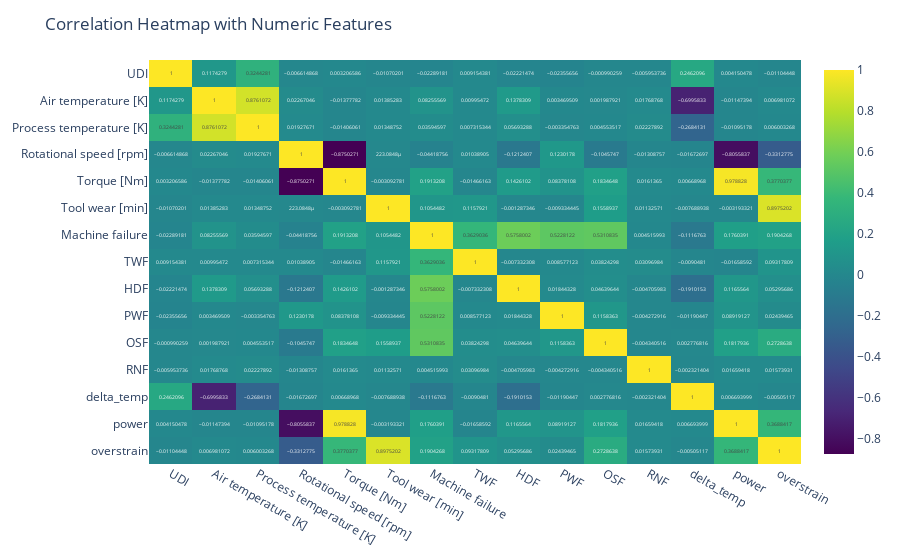
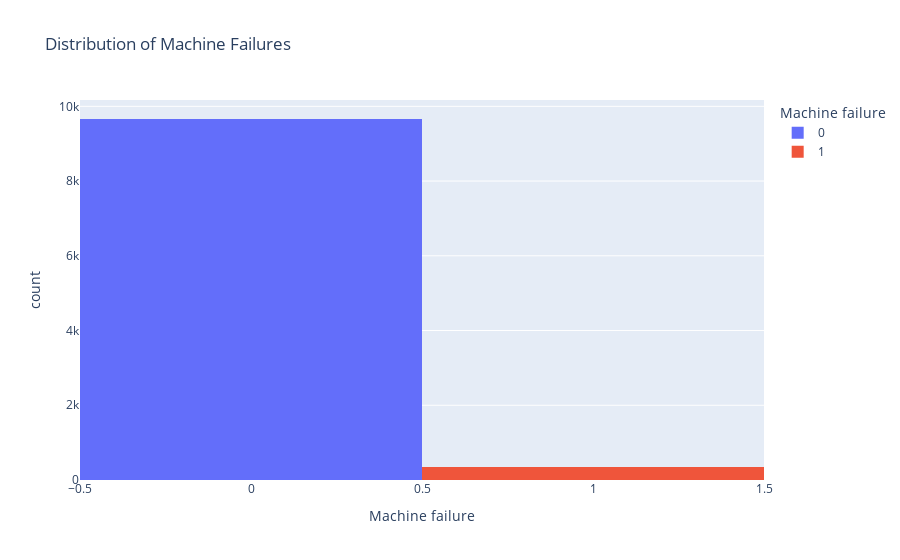
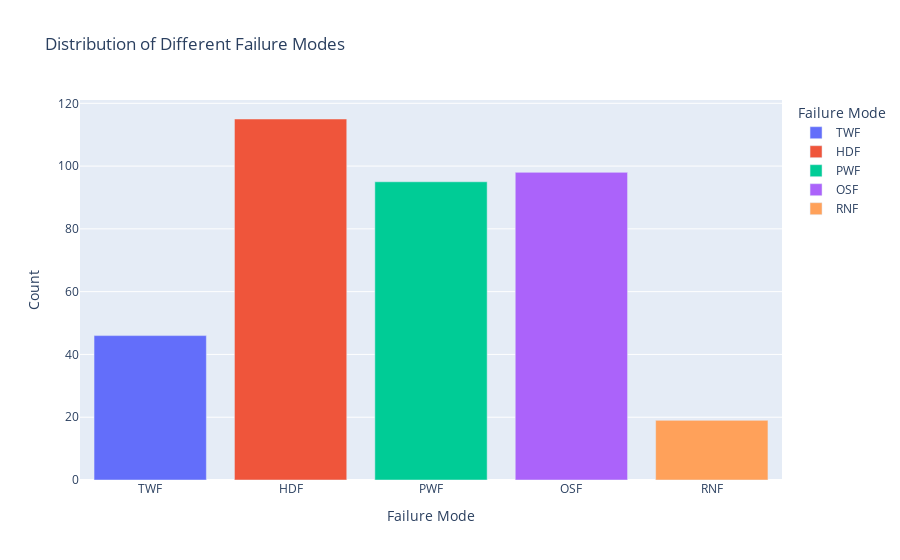
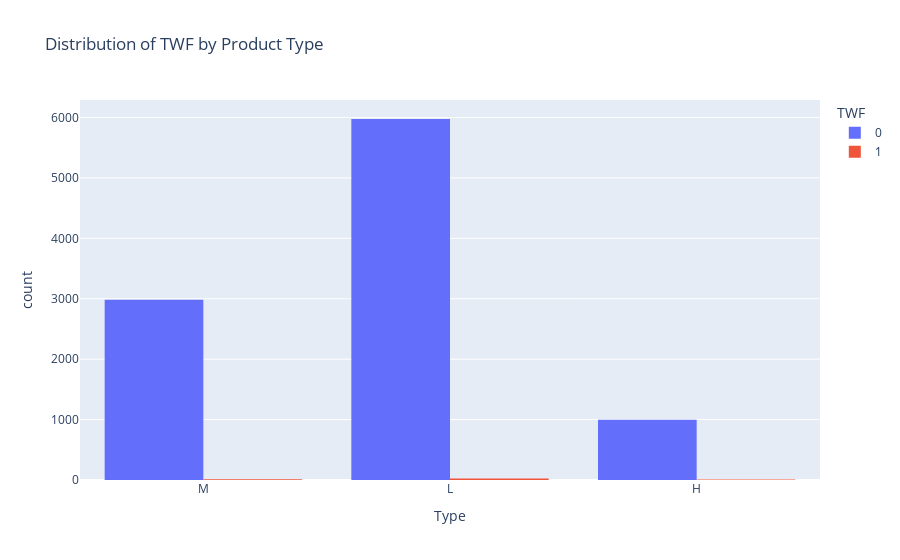

Write notebook code for charts like these, in order.
### Code cell
import pandas as pd
import plotly.express as px
import plotly.graph_objs as go
import numpy as np

# Load the processed data
df = pd.read_csv('../data/processed/processed_data.csv')

# Feature Engineering (already done in preprocessing, but here for completeness)
df['delta_temp'] = df['Process temperature [K]'] - df['Air temperature [K]']
df['power'] = df['Torque [Nm]'] * df['Rotational speed [rpm]'] * (2 * np.pi / 60)
df['overstrain'] = df['Tool wear [min]'] * df['Torque [Nm]']

# Basic stats
print(df.describe())

# Correlation heatmap including new features
numeric_cols = df.select_dtypes(include=np.number)  # Select only numeric columns for correlation
correlation_matrix = numeric_cols.corr()

# Plotly heatmap
fig = px.imshow(correlation_matrix, text_auto=True, aspect="auto", color_continuous_scale='Viridis')
fig.update_layout(title="Correlation Heatmap with Numeric Features")
fig.show()

# Distribution of machine failures
fig = px.histogram(df, x='Machine failure', title="Distribution of Machine Failures", color='Machine failure')
fig.show()

# Distribution of different failure modes
failure_modes = ['TWF', 'HDF', 'PWF', 'OSF', 'RNF']
failure_sum = df[failure_modes].sum().reset_index()
failure_sum.columns = ['Failure Mode', 'Count']

fig = px.bar(failure_sum, x='Failure Mode', y='Count', title="Distribution of Different Failure Modes", color='Failure Mode')
fig.show()

# Failure mode by product type
for mode in failure_modes:
    fig = px.histogram(df, x='Type', color=mode, barmode='group',
                       title=f"Distribution of {mode} by Product Type")
    fig.show()

# Pairplot with engineered features
fig = px.scatter_matrix(df, dimensions=['delta_temp', 'power', 'overstrain'], color='Machine failure', title="Pairplot of Engineered Features")
fig.show()

# Exploring HDF conditions
hdf_conditions = df[(df['delta_temp'] < 8.6) & (df['Rotational speed [rpm]'] < 1380)]
print("HDF Conditions Data Points:", hdf_conditions.shape[0])
print(hdf_conditions.describe())

fig = px.histogram(hdf_conditions, x='Machine failure', title="Machine Failures under HDF Conditions", color='Machine failure')
fig.show()

# Exploring PWF conditions
pwf_conditions = df[(df['power'] < 3500) | (df['power'] > 9000)]
print("PWF Conditions Data Points:", pwf_conditions.shape[0])
print(pwf_conditions.describe())

fig = px.histogram(pwf_conditions, x='Machine failure', title="Machine Failures under PWF Conditions", color='Machine failure')
fig.show()

# Exploring OSF conditions
osf_conditions_L = df[(df['Type'] == 'L') & (df['overstrain'] > 11000)]
osf_conditions_M = df[(df['Type'] == 'M') & (df['overstrain'] > 12000)]
osf_conditions_H = df[(df['Type'] == 'H') & (df['overstrain'] > 13000)]

print("OSF Conditions Data Points (L):", osf_conditions_L.shape[0])
print("OSF Conditions Data Points (M):", osf_conditions_M.shape[0])
print("OSF Conditions Data Points (H):", osf_conditions_H.shape[0])

fig = go.Figure()

fig.add_trace(go.Histogram(x=osf_conditions_L['Machine failure'], name="L Type OSF", marker_color='blue'))
fig.add_trace(go.Histogram(x=osf_conditions_M['Machine failure'], name="M Type OSF", marker_color='orange'))
fig.add_trace(go.Histogram(x=osf_conditions_H['Machine failure'], name="H Type OSF", marker_color='green'))

fig.update_layout(title="Machine Failures under OSF Conditions by Product Type",
                  xaxis_title="Machine Failure",
                  yaxis_title="Count",
                  barmode='overlay')

fig.show()

### Figure 1 — Plotly figure (JSON) as saved in the notebook; plotly's stock layout.template omitted (floating-point values rounded to 4 significant figures; data arrays with more than 128 entries replaced by an {"elided": "..."} marker saying what was removed)
{"data": [{"coloraxis": "coloraxis", "hovertemplate": "x: %{x}<br>y: %{y}<br>color: %{z}<extra></extra>", "name": "0", "texttemplate": "%{z}", "type": "heatmap", "x": ["UDI", "Air temperature [K]", "Process temperature [K]", "Rotational speed [rpm]", "Torque [Nm]", "Tool wear [min]", "Machine failure", "TWF", "HDF", "PWF", "OSF", "RNF", "delta_temp", "power", "overstrain"], "xaxis": "x", "y": ["UDI", "Air temperature [K]", "Process temperature [K]", "Rotational speed [rpm]", "Torque [Nm]", "Tool wear [min]", "Machine failure", "TWF", "HDF", "PWF", "OSF", "RNF", "delta_temp", "power", "overstrain"], "yaxis": "y", "z": {"elided": "15x15 float values"}}], "layout": {"coloraxis": {"colorscale": [[0, "#440154"], [0.1111, "#482878"], [0.2222, "#3e4989"], [0.3333, "#31688e"], [0.4444, "#26828e"], [0.5556, "#1f9e89"], [0.6667, "#35b779"], [0.7778, "#6ece58"], [0.8889, "#b5de2b"], [1, "#fde725"]]}, "margin": {"t": 60}, "title": {"text": "Correlation Heatmap with Numeric Features"}, "xaxis": {"anchor": "y", "domain": [0, 1]}, "yaxis": {"anchor": "x", "autorange": "reversed", "domain": [0, 1]}}}

### Figure 2 — Plotly figure (JSON) as saved in the notebook; plotly's stock layout.template omitted (floating-point values rounded to 4 significant figures; data arrays with more than 128 entries replaced by an {"elided": "..."} marker saying what was removed)
{"data": [{"alignmentgroup": "True", "bingroup": "x", "hovertemplate": "Machine failure=%{x}<br>count=%{y}<extra></extra>", "legendgroup": "0", "marker": {"color": "#636efa", "pattern": {"shape": ""}}, "name": "0", "offsetgroup": "0", "orientation": "v", "showlegend": true, "type": "histogram", "x": {"elided": "9661 int values"}, "xaxis": "x", "yaxis": "y"}, {"alignmentgroup": "True", "bingroup": "x", "hovertemplate": "Machine failure=%{x}<br>count=%{y}<extra></extra>", "legendgroup": "1", "marker": {"color": "#EF553B", "pattern": {"shape": ""}}, "name": "1", "offsetgroup": "1", "orientation": "v", "showlegend": true, "type": "histogram", "x": {"elided": "339 int values"}, "xaxis": "x", "yaxis": "y"}], "layout": {"barmode": "relative", "legend": {"title": {"text": "Machine failure"}, "tracegroupgap": 0}, "title": {"text": "Distribution of Machine Failures"}, "xaxis": {"anchor": "y", "categoryarray": [0, 1], "categoryorder": "array", "domain": [0, 1], "title": {"text": "Machine failure"}}, "yaxis": {"anchor": "x", "domain": [0, 1], "title": {"text": "count"}}}}

### Figure 3 — Plotly figure (JSON) as saved in the notebook; plotly's stock layout.template omitted (floating-point values rounded to 4 significant figures)
{"data": [{"alignmentgroup": "True", "hovertemplate": "Failure Mode=%{x}<br>Count=%{y}<extra></extra>", "legendgroup": "TWF", "marker": {"color": "#636efa", "pattern": {"shape": ""}}, "name": "TWF", "offsetgroup": "TWF", "orientation": "v", "showlegend": true, "textposition": "auto", "type": "bar", "x": ["TWF"], "xaxis": "x", "y": [46], "yaxis": "y"}, {"alignmentgroup": "True", "hovertemplate": "Failure Mode=%{x}<br>Count=%{y}<extra></extra>", "legendgroup": "HDF", "marker": {"color": "#EF553B", "pattern": {"shape": ""}}, "name": "HDF", "offsetgroup": "HDF", "orientation": "v", "showlegend": true, "textposition": "auto", "type": "bar", "x": ["HDF"], "xaxis": "x", "y": [115], "yaxis": "y"}, {"alignmentgroup": "True", "hovertemplate": "Failure Mode=%{x}<br>Count=%{y}<extra></extra>", "legendgroup": "PWF", "marker": {"color": "#00cc96", "pattern": {"shape": ""}}, "name": "PWF", "offsetgroup": "PWF", "orientation": "v", "showlegend": true, "textposition": "auto", "type": "bar", "x": ["PWF"], "xaxis": "x", "y": [95], "yaxis": "y"}, {"alignmentgroup": "True", "hovertemplate": "Failure Mode=%{x}<br>Count=%{y}<extra></extra>", "legendgroup": "OSF", "marker": {"color": "#ab63fa", "pattern": {"shape": ""}}, "name": "OSF", "offsetgroup": "OSF", "orientation": "v", "showlegend": true, "textposition": "auto", "type": "bar", "x": ["OSF"], "xaxis": "x", "y": [98], "yaxis": "y"}, {"alignmentgroup": "True", "hovertemplate": "Failure Mode=%{x}<br>Count=%{y}<extra></extra>", "legendgroup": "RNF", "marker": {"color": "#FFA15A", "pattern": {"shape": ""}}, "name": "RNF", "offsetgroup": "RNF", "orientation": "v", "showlegend": true, "textposition": "auto", "type": "bar", "x": ["RNF"], "xaxis": "x", "y": [19], "yaxis": "y"}], "layout": {"barmode": "relative", "legend": {"title": {"text": "Failure Mode"}, "tracegroupgap": 0}, "title": {"text": "Distribution of Different Failure Modes"}, "xaxis": {"anchor": "y", "categoryarray": ["TWF", "HDF", "PWF", "OSF", "RNF"], "categoryorder": "array", "domain": [0, 1], "title": {"text": "Failure Mode"}}, "yaxis": {"anchor": "x", "domain": [0, 1], "title": {"text": "Count"}}}}

### Figure 4 — Plotly figure (JSON) as saved in the notebook; plotly's stock layout.template omitted (floating-point values rounded to 4 significant figures; data arrays with more than 128 entries replaced by an {"elided": "..."} marker saying what was removed)
{"data": [{"alignmentgroup": "True", "bingroup": "x", "hovertemplate": "TWF=0<br>Type=%{x}<br>count=%{y}<extra></extra>", "legendgroup": "0", "marker": {"color": "#636efa", "pattern": {"shape": ""}}, "name": "0", "offsetgroup": "0", "orientation": "v", "showlegend": true, "type": "histogram", "x": {"elided": "9954 str values"}, "xaxis": "x", "yaxis": "y"}, {"alignmentgroup": "True", "bingroup": "x", "hovertemplate": "TWF=1<br>Type=%{x}<br>count=%{y}<extra></extra>", "legendgroup": "1", "marker": {"color": "#EF553B", "pattern": {"shape": ""}}, "name": "1", "offsetgroup": "1", "orientation": "v", "showlegend": true, "type": "histogram", "x": ["L", "H", "L", "H", "L", "M", "M", "M", "M", "H", "M", "L", "L", "L", "H", "L", "M", "L", "L", "L", "L", "L", "M", "M", "H", "M", "L", "L", "H", "H", "L", "L", "M", "L", "M", "M", "M", "L", "L", "L", "L", "M", "L", "L", "L", "L"], "xaxis": "x", "yaxis": "y"}], "layout": {"barmode": "group", "legend": {"title": {"text": "TWF"}, "tracegroupgap": 0}, "title": {"text": "Distribution of TWF by Product Type"}, "xaxis": {"anchor": "y", "domain": [0, 1], "title": {"text": "Type"}}, "yaxis": {"anchor": "x", "domain": [0, 1], "title": {"text": "count"}}}}
